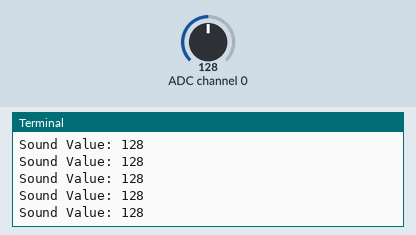
The program below on a simulated Raspberry Pi (BCM pin numbers). Parts: the last lines printed to the terminal. The inputs (shaded band) are chosen by the test bench; at power-on: ADC channel 0 = 128 (analog values on the 0–255 scale). Library files of the repository ran but are not shown: PCF8591.py.

Above: at 1.2 s.
1.3 s: ADC channel 0 set to 84
At 1.56 s:
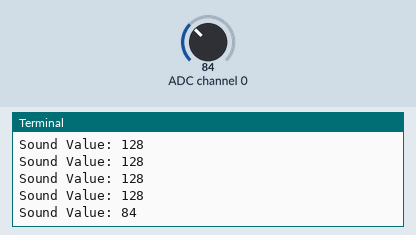
2.8 s: ADC channel 0 set to 77
At 2.97 s:
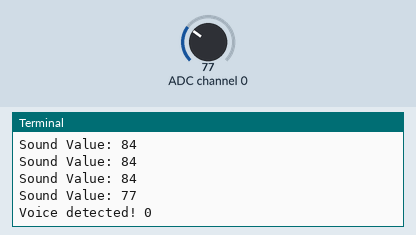
Timing chart, 0 to 5.8 s (numbered marks = the images above; inputs shaded):
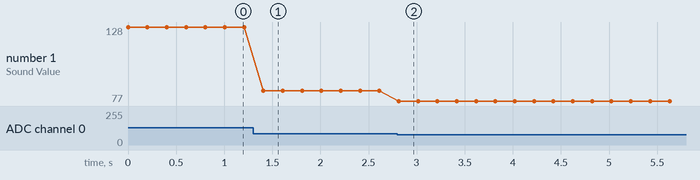

Measured:
- the behaviour switches between 80 and 79 on ADC channel 0 (found by bisection; images 1 and 2)
- after the input at 1.3 s, the terminal: prints a new line after 0.11 s (image 1)
- after the input at 2.8 s, the terminal: prints a new line at once (image 2)
- plotted number 1: 128 → 84 after the input at 1.3 s, 84 → 77 after the input at 2.8 s

The program:

18ugyb.py
```python
import PCF8591 as ADC
import RPi.GPIO as GPIO
import time

GPIO.setmode(GPIO.BCM)


def makerobo_setup():
    ADC.setup(0x48)


def makerobo_loop():
    makerobo_count = 0
    while True:
        makerobo_voiceValue = ADC.read(0)
        if makerobo_voiceValue:
            print("Sound Value:", makerobo_voiceValue)
            if makerobo_voiceValue < 80:
                print("Voice detected!", makerobo_count)
                makerobo_count += 1
            time.sleep(0.2)


if __name__ == '__main__':
    try:
        makerobo_setup()
        makerobo_loop()
    except KeyboardInterrupt:
        pass
```
